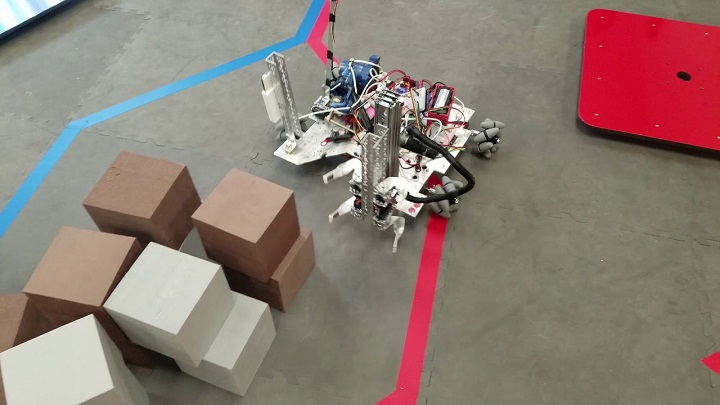
#> input picture Images/glyphs.jpg, 720 x 405 px
$ python simple_thresholding.py --image Images/glyphs.jpg
#> lines starting #> are read from the running program, lines starting #| are printed output that depends on the picture; after the words box and inside, x2 and y2 are one past the last pixel; in counts of white or black regions, pixels touching at a corner belong together
#Python 3.7#Python 3.7.3
import numpy as np
import argparse
import cv2

ap = argparse.ArgumentParser()
ap.add_argument("-i", "--image", required = True, help = "Path to the image")
args = vars(ap.parse_args())

image = cv2.imread(args["image"])
#> image is the input picture: shape (405, 720, 3); mean B, G, R 115.8, 124.4, 140.8
# cv2.imshow("Original", image)

image = cv2.cvtColor(image, cv2.COLOR_BGR2GRAY)
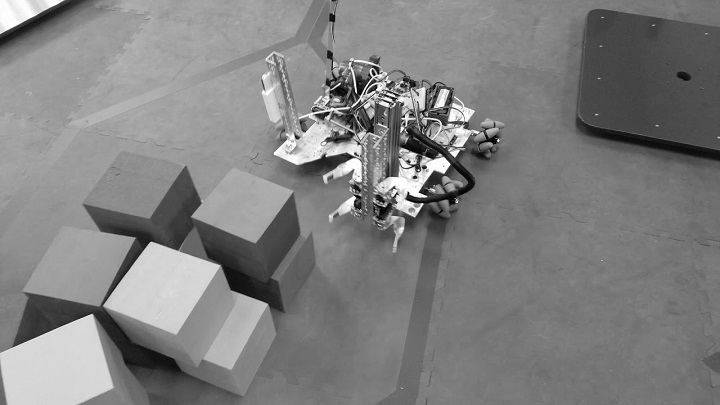
#> image: shape (405, 720); min 0, max 255, mean 128.3
blurred = cv2.GaussianBlur(image, (5, 5), 0)
cv2.imshow("Blurred Greyscale", image)

(T, thresh) = cv2.threshold(blurred, 100, 255, cv2.THRESH_BINARY)
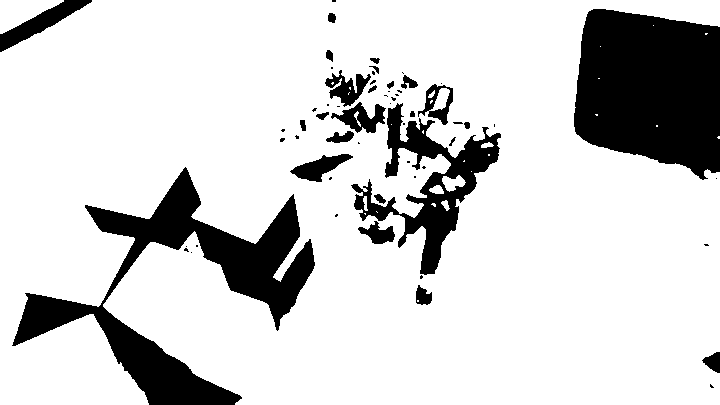
#> thresh: shape (405, 720); 82.1% white; 60 black regions (35 under 20 px), largest, box (x1, y1, x2, y2) and area: (574, 9, 720, 180) 19986, (12, 167, 315, 405) 18665, (351, 103, 501, 275) 7125
cv2.imshow("Threshold Binary", thresh)

(T, threshInv) = cv2.threshold(blurred, 100, 255, cv2.THRESH_BINARY_INV)
cv2.imshow("Threshold Binary Inverse", threshInv)

cv2.imshow("Masked", cv2.bitwise_and(image, image, mask = threshInv))
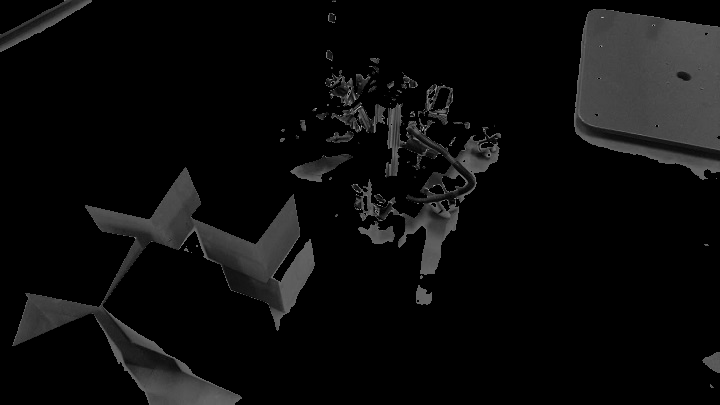
#> window 'Masked': shape (405, 720); min 0, max 202, mean 11.9
cv2.waitKey(0)
